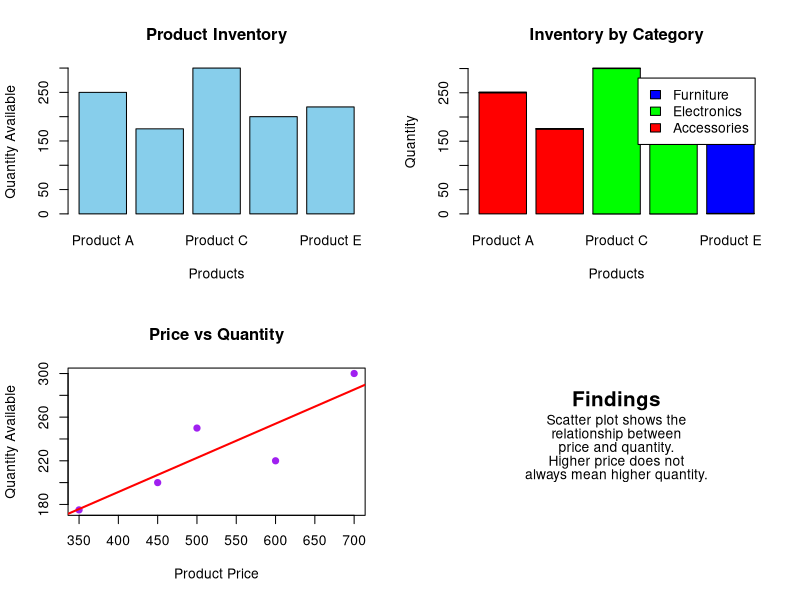

Recreate this plot in R.
# ==========================================
# SET 4 : PRODUCT INVENTORY MANAGEMENT
# ==========================================

# Product Data
product_id <- c(1,2,3,4,5)
product_name <- c("Product A","Product B","Product C","Product D","Product E")
quantity <- c(250,175,300,200,220)

# Product Categories
category <- c("Electronics","Electronics","Furniture","Furniture","Accessories")

# Product Prices
price <- c(500,350,700,450,600)

# Display all outputs in one window
par(mfrow=c(2,2))

# ==========================================
# 1. Bar Chart
# ==========================================

barplot(quantity,
        names.arg=product_name,
        col="skyblue",
        main="Product Inventory",
        xlab="Products",
        ylab="Quantity Available")

# ==========================================
# 2. Stacked Bar Chart
# ==========================================

inventory_data <- table(category, product_name)

inventory_data[1,"Product A"] <- 250
inventory_data[1,"Product B"] <- 175
inventory_data[2,"Product C"] <- 300
inventory_data[2,"Product D"] <- 200
inventory_data[3,"Product E"] <- 220

barplot(inventory_data,
        beside=FALSE,
        col=c("red","green","blue"),
        legend=rownames(inventory_data),
        main="Inventory by Category",
        xlab="Products",
        ylab="Quantity")

# ==========================================
# 3. Scatter Plot
# ==========================================

plot(price,
     quantity,
     pch=19,
     col="purple",
     xlab="Product Price",
     ylab="Quantity Available",
     main="Price vs Quantity")

model <- lm(quantity ~ price)
abline(model,col="red",lwd=2)

# ==========================================
# 4. Findings
# ==========================================

plot.new()

text(0.5,0.8,"Findings",cex=1.5,font=2)

text(0.5,0.65,
     "Scatter plot shows the",
     cex=1)

text(0.5,0.55,
     "relationship between",
     cex=1)

text(0.5,0.45,
     "price and quantity.",
     cex=1)

text(0.5,0.35,
     "Higher price does not",
     cex=1)

text(0.5,0.25,
     "always mean higher quantity.",
     cex=1)

# Restore normal plotting
par(mfrow=c(1,1))
